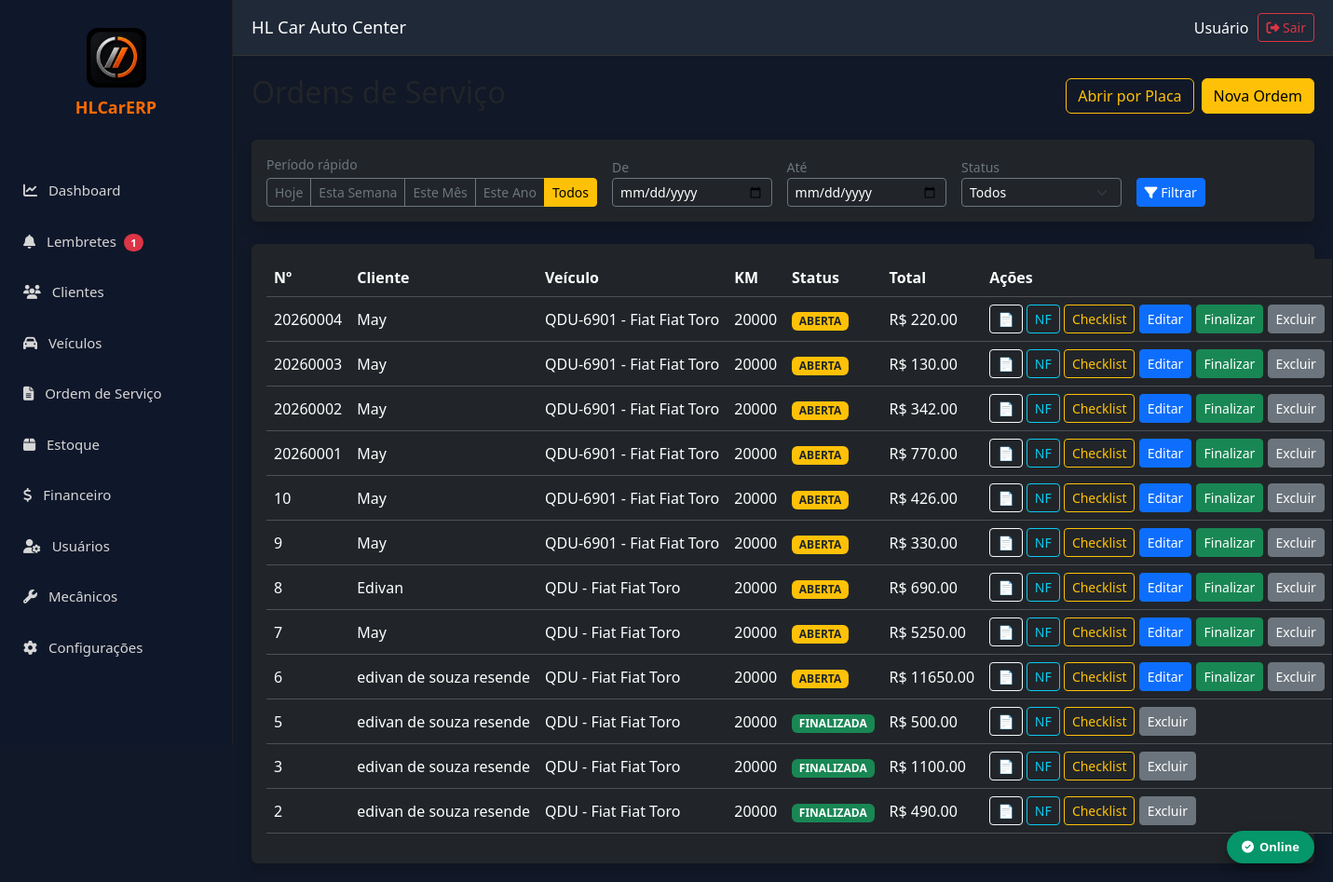
The page /ordens (signed in) on the database as committed earlier.
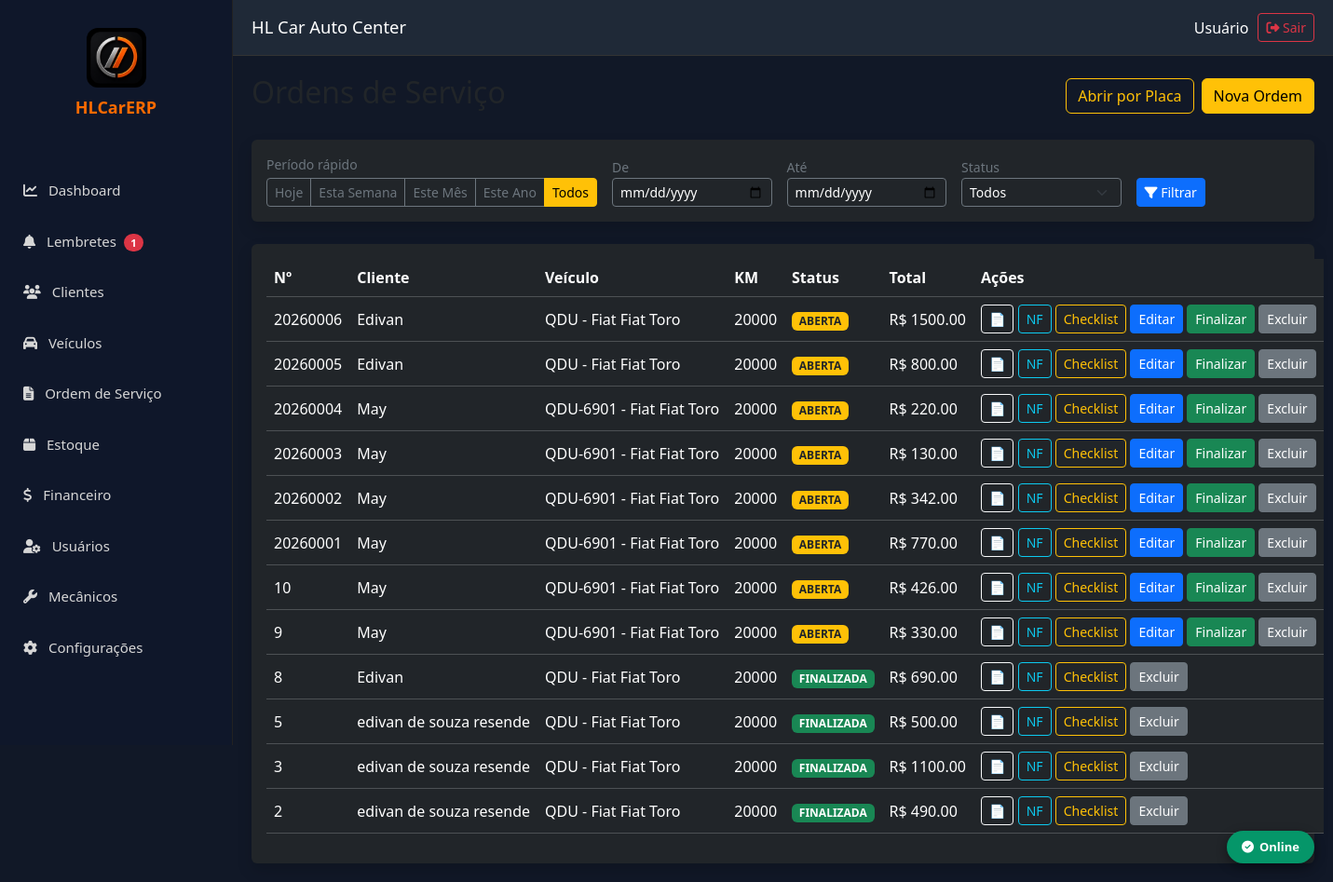
The same page on the database as committed later.
### models.py (models this page shows)
class OrdemServico(db.Model):
    __tablename__ = "ordens_servico"
    id = db.Column(db.Integer, primary_key=True)
    empresa_id = db.Column(db.Integer, db.ForeignKey("empresas.id"), nullable=False, index=True)
    numero = db.Column(db.Integer, nullable=False)
    cliente_id = db.Column(db.Integer, db.ForeignKey("clientes.id"), nullable=False)
    veiculo_id = db.Column(db.Integer, db.ForeignKey("veiculos.id"))
    status = db.Column(db.String(20), default="ABERTA")
    prioridade = db.Column(db.String(20), default="NORMAL")
    data_abertura = db.Column(db.DateTime, default=datetime.utcnow)
    data_inicio = db.Column(db.DateTime)
    data_finalizacao = db.Column(db.DateTime)
    km = db.Column(db.Integer)
    consultor = db.Column(db.String(120))
    mecanico = db.Column(db.String(120))
    defeito_relatado = db.Column(db.Text)
    diagnostico = db.Column(db.Text)
    servico_executado = db.Column(db.Text)
    observacoes = db.Column(db.Text)
    valor_servicos = db.Column(Numeric(18, 2), default=0)
    valor_produtos = db.Column(Numeric(18, 2), default=0)
    desconto = db.Column(Numeric(18, 2), default=0)
    acrescimo = db.Column(Numeric(18, 2), default=0)
    valor_total = db.Column(Numeric(18, 2), default=0)
    criado_em = db.Column(db.DateTime, default=datetime.utcnow)
    alterado_em = db.Column(db.DateTime, default=datetime.utcnow, onupdate=datetime.utcnow)
    empresa = db.relationship("Empresa")
    cliente = db.relationship("Cliente")
    veiculo = db.relationship("Veiculo")
    itens = db.relationship("ItemOrdemServico", back_populates="ordem_servico", cascade="all, delete-orphan")
    __table_args__ = (
        UniqueConstraint("empresa_id", "numero", name="uk_os_empresa"),
    )

class Cliente(db.Model):
    __tablename__ = "clientes"
    id = db.Column(db.Integer, primary_key=True)
    empresa_id = db.Column(db.Integer, db.ForeignKey("empresas.id"), nullable=False, index=True)
    nome = db.Column(db.String(200), nullable=False)
    tipo = db.Column(db.String(20), default="FISICA")
    cpf_cnpj = db.Column(db.String(20))
    rg_ie = db.Column(db.String(30))
    telefone = db.Column(db.String(30))
    whatsapp = db.Column(db.String(30))
    email = db.Column(db.String(150))
    cep = db.Column(db.String(15))
    endereco = db.Column(db.String(200))
    numero = db.Column(db.String(20))
    complemento = db.Column(db.String(100))
    bairro = db.Column(db.String(100))
    cidade = db.Column(db.String(100))
    estado = db.Column(db.String(2))
    observacoes = db.Column(db.Text)
    data_nascimento = db.Column(db.Date, nullable=True)
    ativo = db.Column(db.Boolean, default=True, nullable=False)
    criado_em = db.Column(db.DateTime, default=datetime.utcnow, nullable=False)
    alterado_em = db.Column(db.DateTime, default=datetime.utcnow, onupdate=datetime.utcnow)
    empresa = db.relationship("Empresa")
    __table_args__ = (
        Index("idx_cliente_nome", "empresa_id", "nome"),
        Index("idx_cliente_cpf", "empresa_id", "cpf_cnpj"),
    )

class Veiculo(db.Model):
    __tablename__ = "veiculos"
    id = db.Column(db.Integer, primary_key=True)
    empresa_id = db.Column(db.Integer, db.ForeignKey("empresas.id"), nullable=False, index=True)
    cliente_id = db.Column(db.Integer, db.ForeignKey("clientes.id"), nullable=False, index=True)
    placa = db.Column(db.String(10), nullable=False)
    marca = db.Column(db.String(80))
    modelo = db.Column(db.String(120))
    versao = db.Column(db.String(120))
    ano_fabricacao = db.Column(db.Integer)
    ano_modelo = db.Column(db.Integer)
    cor = db.Column(db.String(40))
    combustivel = db.Column(db.String(30))
    cambio = db.Column(db.String(30))
    motor = db.Column(db.String(80))
    chassi = db.Column(db.String(40))
    renavam = db.Column(db.String(20))
    km_atual = db.Column(db.Integer, default=0)
    km = db.Column(db.Integer)
    proxima_revisao_data = db.Column(db.Date, nullable=True)
    proxima_revisao_km = db.Column(db.Integer, nullable=True)
    observacoes = db.Column(db.Text)
    ativo = db.Column(db.Boolean, default=True, nullable=False)
    criado_em = db.Column(db.DateTime, default=datetime.utcnow, nullable=False)
    alterado_em = db.Column(db.DateTime, default=datetime.utcnow, onupdate=datetime.utcnow)
    empresa = db.relationship("Empresa")
    cliente = db.relationship("Cliente", backref="veiculos")
    __table_args__ = (
        UniqueConstraint("empresa_id", "placa", name="uk_placa_empresa"),
        Index("idx_veiculo_modelo", "empresa_id", "modelo"),
    )

### app.py (the view, shortened to what this page needs)
@app.route("/ordens")
@login_required
def ordens():
    periodo = request.args.get("periodo")
    data_inicio = request.args.get("data_inicio")
    data_fim = request.args.get("data_fim")
    status = request.args.get("status")
    query = OrdemServico.query
    hoje = date.today()
    if periodo == "hoje":
        query = query.filter(func.date(OrdemServico.data_abertura) == hoje)
    elif periodo == "semana":
        inicio_semana = hoje - timedelta(days=hoje.weekday())
        query = query.filter(func.date(OrdemServico.data_abertura) >= inicio_semana)
    elif periodo == "mes":
        inicio_mes = hoje.replace(day=1)
        query = query.filter(func.date(OrdemServico.data_abertura) >= inicio_mes)
    elif periodo == "ano":
        inicio_ano = hoje.replace(month=1, day=1)
        query = query.filter(func.date(OrdemServico.data_abertura) >= inicio_ano)
    if status:
        query = query.filter(OrdemServico.status == status)
    lista_ordens = query.order_by(OrdemServico.id.desc()).all()
    return render_template(
        "ordens.html",
        ordens=lista_ordens,
        periodo=periodo,
        data_inicio=data_inicio,
        data_fim=data_fim,
        status=status
    )

### app.py (called while the page is built)
def login_required(f):
    @wraps(f)
    def decorated_function(*args, **kwargs):
        if "usuario_id" not in session:
            return redirect("/login")
        return f(*args, **kwargs)
    return decorated_function

### templates/ordens.html (shortened to what this page needs)
{% extends "base.html" %}
{% block conteudo %}
<div class="d-flex justify-content-between align-items-center mb-4">
    <h2>Ordens de Serviço</h2>
    <div class="d-flex gap-2">
        <a href="/ordens/por-placa" class="btn btn-outline-warning">
            Abrir por Placa
        </a>
        <a href="/ordens/nova" class="btn btn-warning">
            Nova Ordem
        </a>
    </div>
</div>
<div class="card bg-dark shadow border-0 mb-4">
    <div class="card-body py-3">
        <form method="GET" class="row g-3 align-items-end">
            <div class="col-auto">
                <label class="text-secondary small d-block mb-1">Período rápido</label>
                <div class="btn-group" role="group">
                    <a href="{{ url_for('ordens', periodo='hoje') }}"
                       class="btn btn-sm {{ 'btn-warning' if periodo == 'hoje' else 'btn-outline-secondary' }}">
                        Hoje
                    </a>
                    <a href="{{ url_for('ordens', periodo='semana') }}"
                       class="btn btn-sm {{ 'btn-warning' if periodo == 'semana' else 'btn-outline-secondary' }}">
                        Esta Semana
                    </a>
                    <a href="{{ url_for('ordens', periodo='mes') }}"
                       class="btn btn-sm {{ 'btn-warning' if periodo == 'mes' else 'btn-outline-secondary' }}">
                        Este Mês
                    </a>
                    <a href="{{ url_for('ordens', periodo='ano') }}"
                       class="btn btn-sm {{ 'btn-warning' if periodo == 'ano' else 'btn-outline-secondary' }}">
                        Este Ano
                    </a>
                    <a href="{{ url_for('ordens') }}"
                       class="btn btn-sm {{ 'btn-warning' if not periodo and not data_inicio else 'btn-outline-secondary' }}">
                        Todos
                    </a>
                </div>
            </div>
            <div class="col-md-2">
                <label class="text-secondary small">De</label>
                <input type="date" name="data_inicio" value="{{ data_inicio or '' }}"
                       class="form-control form-control-sm bg-dark text-white border-secondary">
            </div>
            <div class="col-md-2">
                <label class="text-secondary small">Até</label>
                <input type="date" name="data_fim" value="{{ data_fim or '' }}"
                       class="form-control form-control-sm bg-dark text-white border-secondary">
            </div>
            <div class="col-md-2">
                <label class="text-secondary small">Status</label>
                <select name="status" class="form-select form-select-sm bg-dark text-white border-secondary" onchange="this.form.submit()">
                    <option value="">Todos</option>
                </select>
            </div>
            <div class="col-auto">
                <button type="submit" class="btn btn-sm btn-primary">
                    <i class="fa fa-filter"></i> Filtrar
                </button>
            </div>
        </form>
    </div>
</div>
<div class="card bg-dark shadow border-0">
    <div class="card-body">
        <table class="table table-dark table-hover align-middle">
            <thead>
                <tr>
                    <th>Nº</th>
                    <th>Cliente</th>
                    <th>Veículo</th>
                    <th>KM</th>
                    <th>Status</th>
                    <th>Total</th>
                    <th width="420">Ações</th>
                </tr>
            </thead>
            <tbody>
                {% for ordem in ordens %}
                <tr>
                    <td>{{ ordem.numero }}</td>
                    <td>{{ ordem.cliente.nome }}</td>
                    <td>
                        {{ ordem.veiculo.placa }}
                        -
                        {{ ordem.veiculo.marca }}
                        {{ ordem.veiculo.modelo }}
                    </td>
                    <td>{{ ordem.km }}</td>
                    <td>
                        {% if ordem.status == "FINALIZADA" %}
                            <span class="badge bg-success">FINALIZADA</span>
                        {% else %}
                            <span class="badge bg-warning text-dark">ABERTA</span>
                        {% endif %}
                    </td>
                    <td>R$ {{ "%.2f"|format(ordem.valor_total or 0) }}</td>
                    <td>
                        <a href="/ordens/pdf/{{ ordem.id }}" target="_blank" class="btn btn-outline-light btn-sm" title="Gerar PDF">
                            📄
                        </a>
                        <a href="/ordens/{{ ordem.id }}/nfse" class="btn btn-outline-info btn-sm" title="Emitir NFS-e">NF</a>
                        <a href="/ordens/{{ ordem.id }}/checklist" class="btn btn-outline-warning btn-sm" title="Checklist do Veículo">
                            Checklist
                        </a>
                        {% if ordem.status != "FINALIZADA" %}
                        <a href="/ordens/editar/{{ ordem.id }}" class="btn btn-primary btn-sm">
                            Editar
                        </a>
                        {% endif %}
                        {% if ordem.status != "FINALIZADA" %}
                        <a href="/ordens/finalizar/{{ ordem.id }}"
                           class="btn btn-success btn-sm"
                           onclick="return confirm('Deseja finalizar esta Ordem de Serviço?')">
                            Finalizar
                        </a>
                        {% endif %}
                        <a href="/ordens/excluir/{{ ordem.id }}"
                           class="btn btn-secondary btn-sm"
                           onclick="return confirm('Deseja realmente excluir esta Ordem de Serviço?')">
                            Excluir
                        </a>
                    </td>
                </tr>
                {% else %}
                <tr>
                    <td colspan="7" class="text-center text-secondary py-4">
                        Nenhuma ordem encontrada neste período
                    </td>
                </tr>
                {% endfor %}
            </tbody>
        </table>
    </div>
</div>
{% endblock %}

### templates/base.html (shortened to what this page needs)
<!DOCTYPE html>
<html lang="pt-br">
<head>
<link href="https://cdn.jsdelivr.net/npm/bootstrap@5.3.7/dist/css/bootstrap.min.css" rel="stylesheet">
<link href="https://cdnjs.cloudflare.com/ajax/libs/font-awesome/6.7.2/css/all.min.css" rel="stylesheet">
<link rel="stylesheet" href="{{ url_for('static', filename='css/offline.css') }}">
</head>
<body>
<div class="sidebar" id="sidebar">
<div class="logo" style="text-align:center; padding: 10px 0 20px;">
    <img src="{{ url_for('static', filename='icons/icon-192.png') }}"
         alt="HL Car"
         style="width:64px; height:64px; border-radius:12px;">
    <div style="color:#ff6b00; font-weight:bold; font-size:18px; margin-top:8px;">
        HLCarERP
    </div>
</div>
    <ul class="menu">
        <li><a href="/"><i class="fa fa-chart-line me-2"></i> Dashboard</a></li>
<li>
    <a href="/lembretes">
        <i class="fa fa-bell me-2"></i> Lembretes
        {% if lembretes_pendentes and lembretes_pendentes > 0 %}
        <span class="badge bg-danger rounded-pill ms-1">{{ lembretes_pendentes }}</span>
        {% endif %}
    </a>
</li>
        <li><a href="/clientes"><i class="fa fa-users me-2"></i> Clientes</a></li>
        <li><a href="/veiculos"><i class="fa fa-car me-2"></i> Veículos</a></li>
        <li><a href="/ordens"><i class="fa fa-file-alt me-2"></i> Ordem de Serviço</a></li>
        <li><a href="/estoque"><i class="fa fa-box me-2"></i> Estoque</a></li>
        <li><a href="/financeiro"><i class="fa fa-dollar-sign me-2"></i> Financeiro</a></li>
        <li><a href="/usuarios"><i class="fa fa-user-cog me-2"></i> Usuários</a></li>
        <li><a href="/mecanicos"><i class="fa fa-wrench me-2"></i> Mecânicos</a></li>
        <li><a href="/configuracoes"><i class="fa fa-cog me-2"></i> Configurações</a></li>
    </ul>
</div>
<div class="topbar">
    <div class="d-flex align-items-center gap-2">
        <h3>HL Car Auto Center</h3>
    </div>
    <div class="usuario">
        <span>{{ session.get('usuario_nome', 'Usuário') }}</span>
        <a href="/logout" class="btn btn-sm btn-outline-danger">
            <i class="fa fa-sign-out-alt"></i> Sair
        </a>
    </div>
</div>
<div class="content">
    {% block conteudo %}
    {% endblock %}
</div>
<div id="hl-offline-badge" class="hl-badge online">
    <i class="fa fa-check-circle"></i> Online
</div>
</body>
</html>

### static/css/offline.css (style rules this page uses)
#hl-offline-badge { position: fixed; bottom: 20px; right: 20px; z-index: 9999; padding: 8px 16px; border-radius: 20px; font-size: 13px; font-weight: 600; color: #fff; box-shadow: 0 4px 12px rgba(0,0,0,0.4); display: flex; align-items: center; gap: 6px; transition: all 0.3s ease; }
#hl-offline-badge.online { background: #059669; }

### templates/base.html (style rules this page uses)
* { margin:0; padding:0; box-sizing:border-box; font-family:Segoe UI,Tahoma,Geneva,Verdana,sans-serif; }
body { background:#111827; overflow-x:hidden; }
.sidebar { position:fixed; left:0; top:0; width:250px; height:100vh; background:#0f172a; border-right:1px solid #222; padding-top:20px; z-index:1050; transition: transform 0.3s ease; }
.logo { text-align:center; font-size:26px; font-weight:bold; color:#ff6b00; margin-bottom:30px; }
.menu { list-style:none; padding:0; }
.menu li { margin-bottom:4px; }
.menu a { display:block; padding:14px 25px; text-decoration:none; color:#d6d6d6; font-size:15px; transition:.25s; }
.topbar { position:fixed; left:250px; top:0; right:0; height:60px; background:#1f2937; display:flex; justify-content:space-between; align-items:center; padding:0 20px; border-bottom:1px solid #333; z-index:1000; transition: left 0.3s ease; }
.topbar h3 { color:white; margin:0; font-size:1.15rem; }
.usuario { color:#fff; display:flex; align-items:center; gap:10px; }
.content { margin-left:250px; margin-top:60px; padding:20px; min-height:calc(100vh - 60px); transition: margin-left 0.3s ease; }
.table-dark th, .table-dark td { white-space:nowrap; }

Rows that differ between the two databases and show on the page:
removed OrdemServico: numero "7", cliente.nome "May", veiculo.placa "QDU", veiculo.marca "Fiat", veiculo.modelo "Fiat Toro", km "20000", status "ABERTA", valor_total "5250.00"
removed OrdemServico: numero "6", cliente.nome "edivan de souza resende", veiculo.placa "QDU", veiculo.marca "Fiat", veiculo.modelo "Fiat Toro", km "20000", status "ABERTA", valor_total "11650.00"
added OrdemServico: numero "20260006", cliente.nome "Edivan", veiculo.placa "QDU", veiculo.marca "Fiat", veiculo.modelo "Fiat Toro", km "20000", status "ABERTA", valor_total "1500.00"
added OrdemServico: numero "20260005", cliente.nome "Edivan", veiculo.placa "QDU", veiculo.marca "Fiat", veiculo.modelo "Fiat Toro", km "20000", status "ABERTA", valor_total "800.00"
changed OrdemServico (number 9 of 12 on the later page): status "ABERTA Editar Finalizar" → "FINALIZADA"
